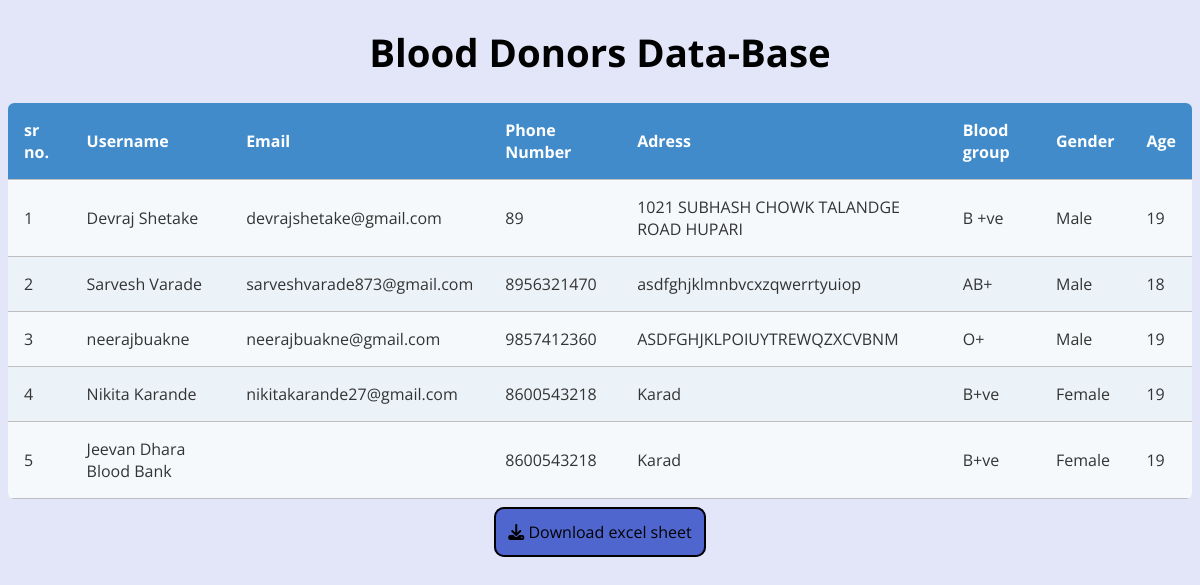
The page /blood-bank on the database its author committed.
### users/models.py (models this page shows, shortened)
class extendeduser(models.Model):
  number = models.CharField(max_length=10,null=True,default="")
  gender = models.CharField(max_length=20, choices=GENDER_CHOICES,null=True,default="")
  age = models.IntegerField(null=True,default="")
  bldgrp = models.CharField(max_length=4,null=True,default="")
  address = models.CharField(max_length=100,null=True,default="")
  user = models.OneToOneField(User,null=True,on_delete=models.CASCADE)

### users/views.py (the view)
# urls.py: path('blood-bank',views.blood_bank,name='blood-bank'),
def blood_bank(request):
    profiles = extendeduser.objects.all()
    context = {'profiles':profiles}
    return render(request, 'users/bloodbank.html', context)

### users/templates/users/bloodbank.html (shortened to what this page needs)
<!DOCTYPE html>
<html lang="en">
{% load static %}
<head>
    <link rel="stylesheet" href="{% static 'css/bloodbank.css' %}">
</head>
<body>
    <div class="container">
        <h1>Blood Donors Data-Base</h1>
        <table class="rwd-table">
            <tbody>
                <tr>
                    <th>sr no.</th>
                    <th>Username</th>
                    <th>Email</th>
                    <th>Phone Number</th>
                    <th>Adress</th>
                    <th>Blood group</th>
                    <th>Gender</th>
                    <th>Age</th>
                </tr>
                {% for profile in profiles %}
                <tr>
                    <td data-th="Sr no.">
                        {{ forloop.counter }}
                    </td>
                    <td data-th="Supplier username">
                        {{profile.user.first_name}}
                    </td>
                    <td data-th="Supplier Email">
                        {{profile.user.email}}
                    </td>
                    <td data-th="Phone Number">
                        {{profile.number}}
                    </td>
                    <td data-th="Address">
                        {{profile.address}}
                    </td>
                    <td data-th="Blood group">
                        {{profile.bldgrp}}
                    </td>
                    <td data-th="Gender">
                        {{profile.gender}}
                    </td>
                    <td data-th="Age">
                        {{profile.age}}
                    </td>
                </tr>
                {% endfor %}
            </tbody>
        </table><br>
        <a style="border:2px solid black; text-decoration: none; padding: 12px; background-color: rgb(79, 102, 207); color: black; border-radius: 10px;" href="{% url 'export_excel' %}"><i class="fas fa-download"></i> Download excel sheet</a>
    </div>
</body>
</html>

### static/css/bloodbank.css (style rules this page uses)
* { font-family: 'Open Sans', sans-serif; }
.rwd-table { margin: auto; min-width: 300px; max-width: 100%; border-collapse: collapse; }
.rwd-table tr:first-child { border-top: none; background: #428bca; color: #fff; }
.rwd-table tr { border-top: 1px solid #ddd; border-bottom: 1px solid #ddd; background-color: #f5f9fc; }
.rwd-table tr:nth-child(odd):not(:first-child) { background-color: #ebf3f9; }
.rwd-table th { display: none; }
.rwd-table td { display: block; }
.rwd-table td:first-child { margin-top: .5em; }
.rwd-table td:last-child { margin-bottom: .5em; }
.rwd-table td:before { content: attr(data-th) ": "; font-weight: bold; width: 120px; display: inline-block; color: #000; }
.rwd-table th, .rwd-table td { text-align: left; }
.rwd-table { color: #333; border-radius: .4em; overflow: hidden; }
.rwd-table tr { border-color: #bfbfbf; }
.rwd-table th, .rwd-table td { padding: .5em 1em; }
@media screen and (min-width: 600px) { .rwd-table td:before { display: none; } }
@media screen and (min-width: 600px) { .rwd-table th, .rwd-table td { display: table-cell; padding: .25em .5em; } }
@media screen and (min-width: 600px) { .rwd-table th:first-child, .rwd-table td:first-child { padding-left: 0; } }
@media screen and (min-width: 600px) { .rwd-table th:last-child, .rwd-table td:last-child { padding-right: 0; } }
@media screen and (min-width: 600px) { .rwd-table th, .rwd-table td { padding: 1em !important; } }
body { background: grey; background: -webkit-linear-gradient(to left, rgb(226, 230, 248) , rgb(226, 230, 248)); background: linear-gradient(to left, rgb(226, 230, 248), rgb(226, 230, 248)); }
h1 { text-align: center; font-size: 2.4em; color: black; }
.container { display: block; text-align: center; }

### rows shown on the page
extendeduser: user.first_name "Devraj Shetake", user.email "devrajshetake@gmail.com", number "89", address "1021 SUBHASH CHOWK TALANDGE ROAD HUPARI", bldgrp "B +ve", gender "Male", age "19"
extendeduser: user.first_name "Sarvesh Varade", user.email "sarveshvarade873@gmail.com", number "8956321470", address "asdfghjklmnbvcxzqwerrtyuiop", bldgrp "AB+", gender "Male", age "18"
extendeduser: user.first_name "neerajbuakne", user.email "neerajbuakne@gmail.com", number "9857412360", address "ASDFGHJKLPOIUYTREWQZXCVBNM", bldgrp "O+", gender "Male", age "19"
extendeduser: user.first_name "Nikita Karande", user.email "nikitakarande27@gmail.com", number "8600543218", address "Karad", bldgrp "B+ve", gender "Female", age "19"
extendeduser: user.first_name "Jeevan Dhara Blood Bank", number "8600543218", address "Karad", bldgrp "B+ve", gender "Female", age "19"
